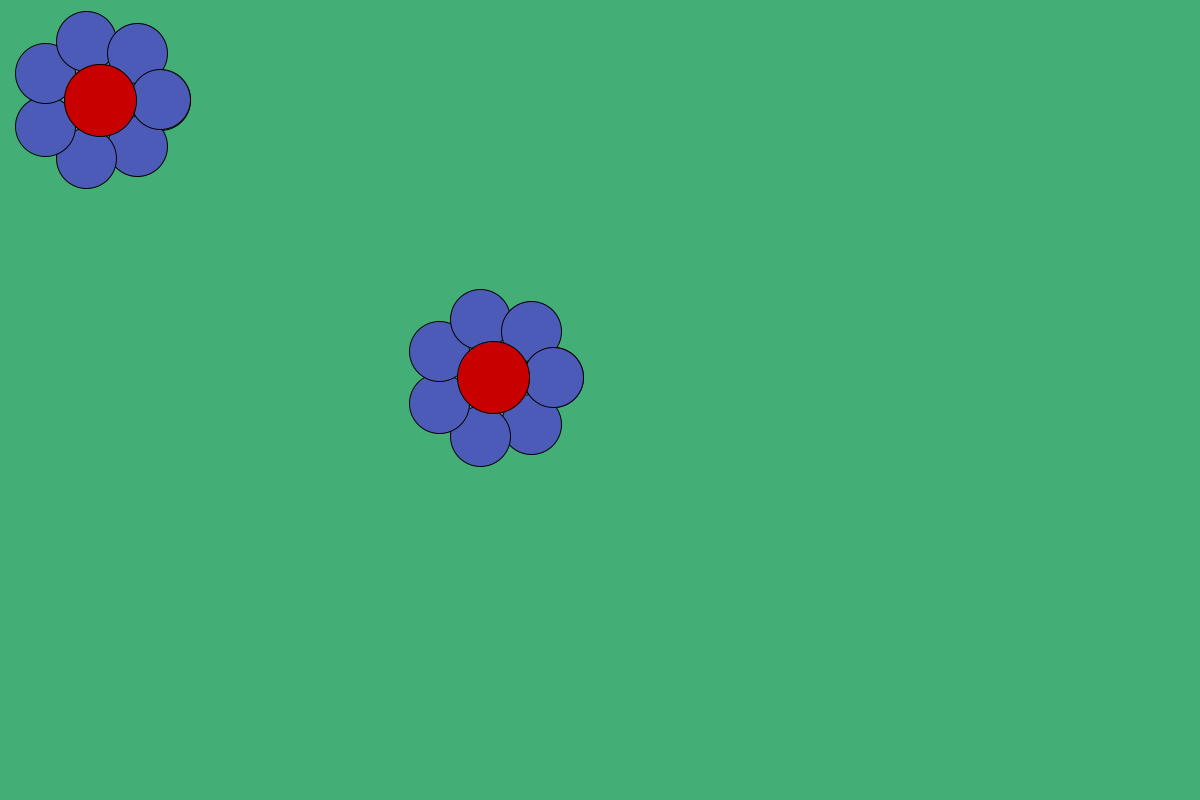
Frame 1 (no input)
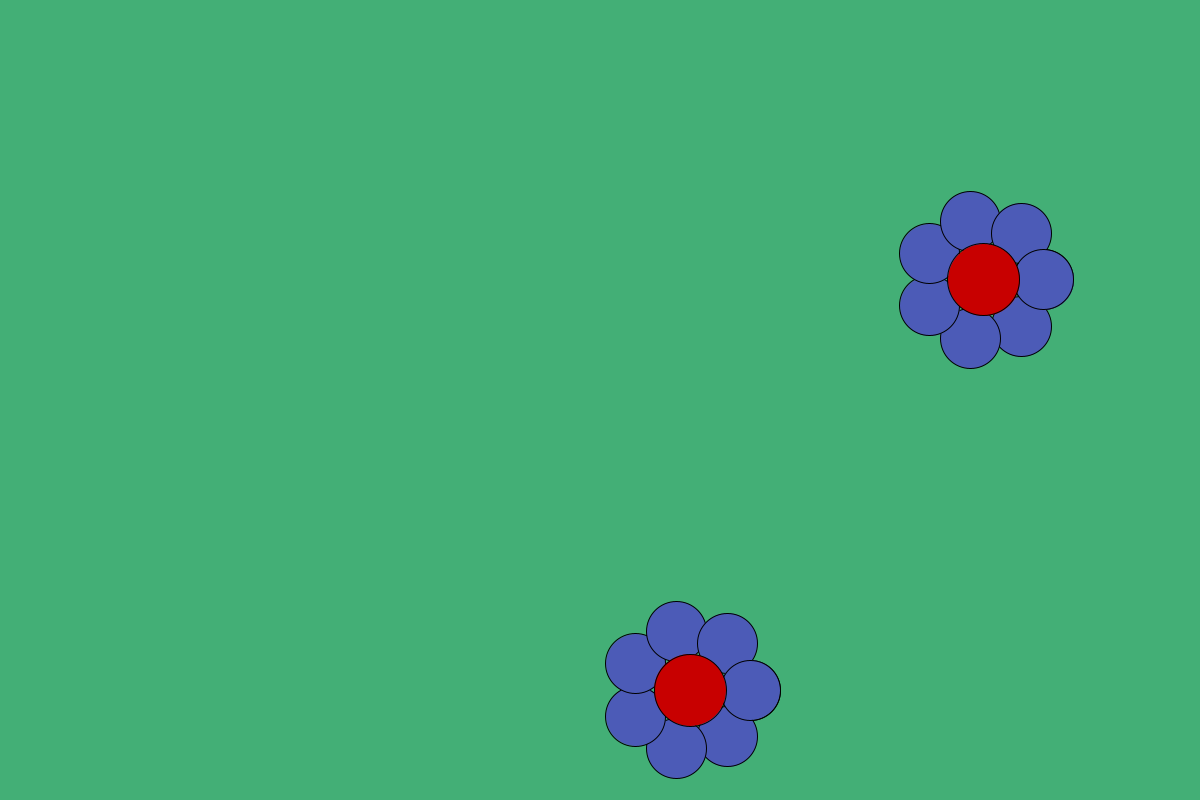
Frame 60 (the mouse pressed at the canvas centre just before this capture)
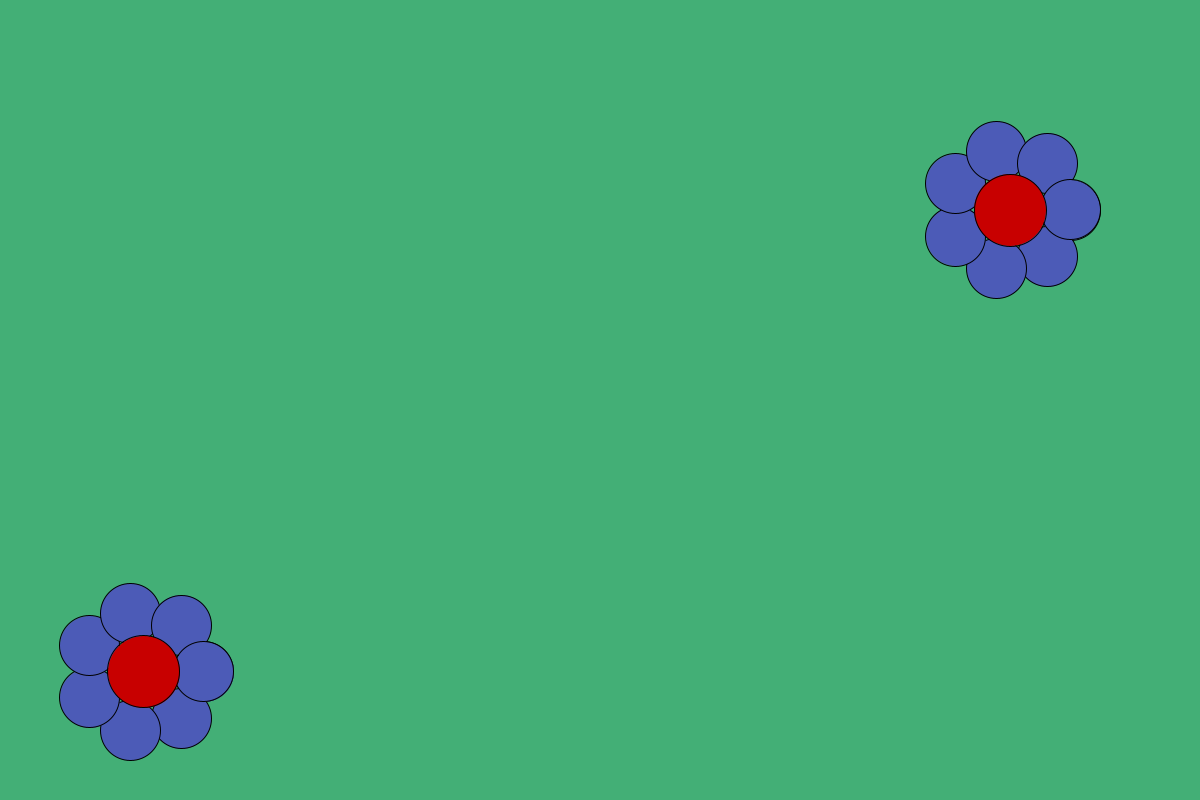
Frame 120 (the mouse held since frame 60 and released just before this capture)

The Processing sketch that drew these frames (run headless with seeded random() and noise(); from frame 60 on, the mouse is pressed at the canvas centre):

// Processing sketch: Bouncing_Flower
// ── Bouncing_Flower.pde
Flower myFlower1;
Flower myFlower2;


  int _r1=60; // radius of the flower
  int _petals=7; // number of flower petals
  float _x=width;
  float _y=height;
  int _petalColor=#FFA000;
  int _xspeed = 10; // x coordinate of flower movement
  int _yspeed = 10; // y coordinate of flower movement 

void setup(){
  size (1200,800);
 myFlower1 = new Flower(_r1, _petals, _x, _y, _petalColor, _xspeed, _yspeed);
 
 //2nd flower is slightly faster and starts from different position
 myFlower2 = new Flower(_r1, _petals, _x+random(200,500), _y+random(200,500), _petalColor, _xspeed+4, _yspeed+4); 
}

void draw(){
  background(#43AF76);
  myFlower1.display();
  myFlower1.move();
  myFlower1.bounce();
  
  myFlower2.display();
  myFlower2.move();
  myFlower2.bounce();
  
  
  
}

// ── Flower_Class.pde
class Flower {

  float r; // radius of the flower
  int n_petals;
  float x; 
  float y;
  int petalColor; 
  int xspeed; // x coordinate of flower movement
  int yspeed;// y coordinate of flower movement


  Flower(float temp_r, int temp_n_petals, float temp_x, float temp_y, int temp_petalColor, int temp_xspeed, int temp_yspeed) { //placeholders

    r=temp_r;
    n_petals = temp_n_petals;
    x=temp_x;
    y=temp_y;
    petalColor=temp_petalColor;
    xspeed=temp_xspeed;
    yspeed=temp_yspeed;
  }


  void display() {
    float flowerX;
    float flowerY;

    fill(#4C5BB7);
    for (float i=0; i<PI*2; i+=2*PI/n_petals) {
      flowerX=x + r*cos(i);
      flowerY=y + r*sin(i);
      ellipse(flowerX, flowerY, r, r);
    }

    fill(200, 0, 0);
    ellipse(x, y, r*1.2, r*1.2);
  }


  void move() {
    x += xspeed; //the movement of flower on X coordinate increases according to the xspeed
    y += yspeed; //the movement of flower on X coordinate increases according to the yspeed
  }

  void bounce() {
    float d = dist(myFlower1.x, myFlower1.y, myFlower2.x, myFlower2.y); //distance between both radius of the flowers. 

    if (x > width - r || x < r || d < myFlower1.r + myFlower2.r) { //changes X direction if: the flower reaches border, x=0 , touches another flower (distance between both radius is negative). Minus the radius of the flower so it stays in frame.
      xspeed = xspeed * -1;  
    }

    if (y > height - r|| y < r || d < myFlower1.r + myFlower2.r) { //changes Y direction if: the flower reaches border, y=0, touches another flower (distance between both radius is negative). Minus the radius of the flower so it stays in frame.
      yspeed = yspeed * -1;
    }
  }
}
